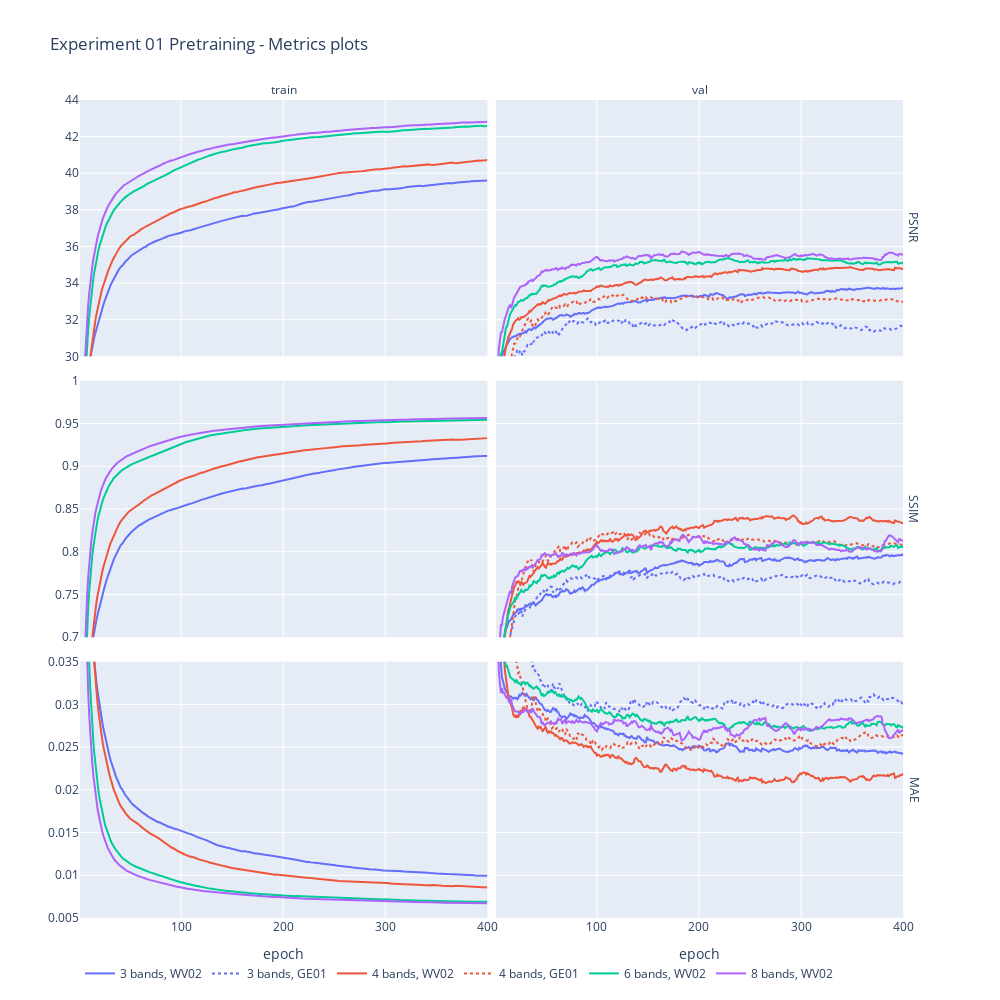

The code cell stored with this chart in its notebook:
### Code cell
if SMOOTH:
    y = [metric + '-smooth' for metric in METRICS]
else:
    y = METRICS
fig = px.line(metric_df, 
              x='epoch', 
              y=y, 
              color='label', 
              #range_y=(29,44), 
              title='Experiment 01 Pretraining - Metrics plots', 
              facet_col='train_val',
              facet_row='metric',
              facet_col_spacing=0.01,
              line_dash='sensor', 
              line_dash_sequence=['solid', 'dot'], 
              render_mode='svg',
              width=1000,
              height=1000
             )
fig.update_layout(legend_title_text='')
fig.for_each_annotation(lambda a: a.update(text=a.text.split("=")[-1]))
fig.update_yaxes(matches=None)
fig.layout.yaxis1.range = [0.005, 0.035]
fig.layout.yaxis2.range = [0.005, 0.035]
fig.layout.yaxis3.range = [0.7, 1]
fig.layout.yaxis4.range = [0.7, 1]
fig.layout.yaxis5.range = [30, 44]
fig.layout.yaxis6.range = [30, 44]
fig.layout.yaxis1.title=''
fig.layout.yaxis3.title=''
fig.layout.yaxis5.title=''
fig.update_layout(legend=dict(
    orientation="h",
    yanchor="top",
    y=-0.05,
    xanchor="left",
    x=0
))

fig.show()
